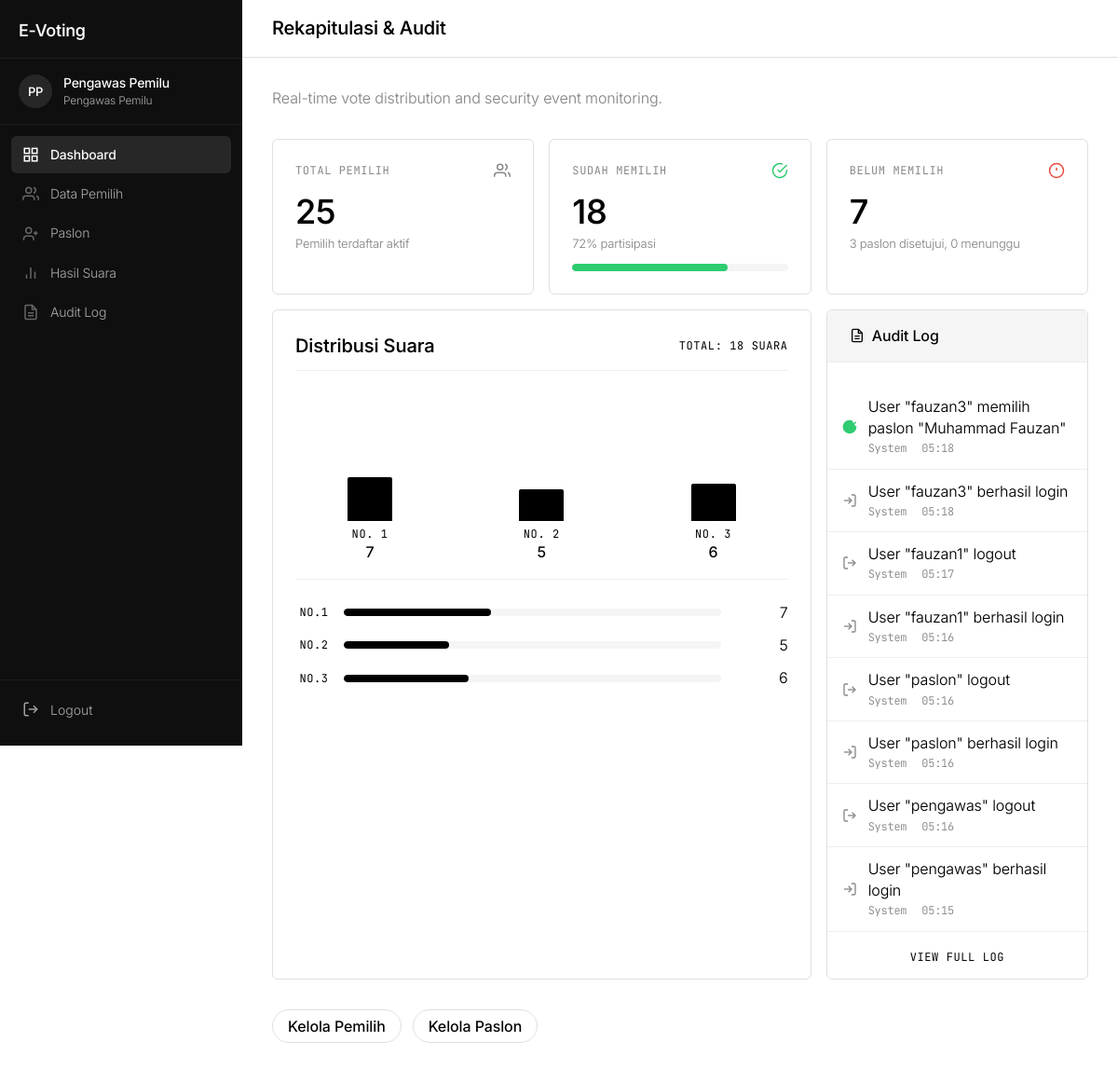
The app's page /dashboard/ (signed in) with its own data.
### apps/authentication/models.py (models this page shows)
class User(AbstractUser):
    class Role(models.TextChoices):
        PEMILIH = "pemilih", "Pemilih"
        PASLON = "paslon", "Paslon"
        PENGAWAS = "pengawas", "Pengawas Pemilu"
    role = models.CharField(
        max_length=10,
        choices=Role.choices,
        default=Role.PEMILIH,
    )
    class Meta:
        db_table = "auth_user"

### apps/candidates/models.py (models this page shows)
class Candidate(models.Model):
    class Status(models.TextChoices):
        PENDING = "pending", "Pending"
        APPROVED = "approved", "Approved"
        REJECTED = "rejected", "Rejected"
    user = models.OneToOneField(
        settings.AUTH_USER_MODEL,
        on_delete=models.CASCADE,
        related_name="candidate_profile",
    )
    candidate_number = models.PositiveIntegerField(unique=True, null=True, blank=True)
    name = models.CharField(max_length=150)
    photo = models.ImageField(upload_to="candidates/photos/", blank=True)
    visi = models.TextField()
    misi = models.TextField()
    status = models.CharField(
        max_length=10,
        choices=Status.choices,
        default=Status.PENDING,
    )
    verified_by = models.ForeignKey(
        settings.AUTH_USER_MODEL,
        on_delete=models.SET_NULL,
        null=True,
        blank=True,
        related_name="verified_candidates",
    )
    created_at = models.DateTimeField(auto_now_add=True)
    updated_at = models.DateTimeField(auto_now=True)
    class Meta:
        db_table = "candidates_candidate"

### apps/dashboard/models.py (models this page shows)
class AuditLog(models.Model):
    class Action(models.TextChoices):
        LOGIN = "login", "Login"
        LOGOUT = "logout", "Logout"
        VOTE = "vote", "Vote"
        CANDIDATE_REGISTER = "candidate_register", "Candidate Register"
        CANDIDATE_APPROVE = "candidate_approve", "Candidate Approve"
        CANDIDATE_REJECT = "candidate_reject", "Candidate Reject"
        VOTER_CREATE = "voter_create", "Voter Create"
        VOTER_UPDATE = "voter_update", "Voter Update"
        VOTER_DELETE = "voter_delete", "Voter Delete"
    user = models.ForeignKey(
        settings.AUTH_USER_MODEL,
        on_delete=models.SET_NULL,
        null=True,
        related_name="audit_logs",
    )
    action = models.CharField(max_length=25, choices=Action.choices)
    description = models.TextField(blank=True)
    ip_address = models.GenericIPAddressField(null=True, blank=True)
    timestamp = models.DateTimeField(auto_now_add=True)
    class Meta:
        db_table = "dashboard_audit_log"
        ordering = ["-timestamp"]

### apps/dashboard/views.py (the view)
# urls.py: path("", views.DashboardView.as_view(), name="home"),
class DashboardView(LoginRequiredMixin, TemplateView):
    template_name = "dashboard/dashboard.html"
    def get_context_data(self, **kwargs):
        context = super().get_context_data(**kwargs)
        total_votes = Vote.objects.count()
        total_candidates = Candidate.objects.filter(
            status=Candidate.Status.APPROVED,
        ).count()
        total_voters = Voter.objects.filter(status=Voter.Status.ACTIVE).count()
        voted_count = Voter.objects.filter(has_voted=True).count()
        context["total_votes"] = total_votes
        context["total_candidates"] = total_candidates
        context["pending_candidates"] = Candidate.objects.filter(
            status=Candidate.Status.PENDING,
        ).count()
        context["total_voters"] = total_voters
        context["voted_count"] = voted_count
        context["remaining_voters"] = total_voters - voted_count
        context["results"] = [
            {
                "candidate": c,
                "vote_count": c.votes.count(),
            }
            for c in Candidate.objects.filter(
                status=Candidate.Status.APPROVED,
            ).order_by("candidate_number")
        ]
        context["recent_logs"] = AuditLog.objects.all()[:8]
        return context

### apps/dashboard/templates/dashboard/dashboard.html (shortened to what this page needs)
{% extends "base.html" %}
{% block page_title %}Rekapitulasi &amp; Audit{% endblock %}
{% block nav_dashboard %}active{% endblock %}
{% block content %}
<p class="text-body-sm" style="color:#888; margin-bottom:var(--spacing-xl);">Real-time vote distribution and security event monitoring.</p>
<div class="bento-grid">
    <div class="bento-card">
        <div class="bento-card__top">
            <span class="text-caption">Total Pemilih</span>
            <svg width="18" height="18" viewBox="0 0 24 24" fill="none" stroke="currentColor" stroke-width="2"><path d="M17 21v-2a4 4 0 0 0-4-4H5a4 4 0 0 0-4 4v2"/><circle cx="9" cy="7" r="4"/><path d="M23 21v-2a4 4 0 0 0-3-3.87"/><path d="M16 3.13a4 4 0 0 1 0 7.75"/></svg>
        </div>
        <div class="bento-card__value">{{ total_voters }}</div>
        <div class="bento-card__sub">Pemilih terdaftar aktif</div>
    </div>
    <div class="bento-card">
        <div class="bento-card__top">
            <span class="text-caption">Sudah Memilih</span>
            <svg width="18" height="18" viewBox="0 0 24 24" fill="none" stroke="var(--color-success)" stroke-width="2"><path d="M22 11.08V12a10 10 0 1 1-5.93-9.14"/><path d="M22 4L12 14.01l-3-3"/></svg>
        </div>
        <div class="bento-card__value">{{ voted_count }}</div>
        <div class="bento-card__sub">
            {% if total_voters > 0 %}{% widthratio voted_count total_voters 100 as pct %}{{ pct }}% partisipasi{% endif %}
        </div>
        <div class="progress-bar" style="margin-top:var(--spacing-sm);">
            {% if total_voters > 0 %}
            <div class="progress-bar__fill" style="width:{% widthratio voted_count total_voters 100 %}%; background:var(--color-success);"></div>
            {% endif %}
        </div>
    </div>
    <div class="bento-card">
        <div class="bento-card__top">
            <span class="text-caption">Belum Memilih</span>
            <svg width="18" height="18" viewBox="0 0 24 24" fill="none" stroke="var(--color-error)" stroke-width="2"><circle cx="12" cy="12" r="10"/><line x1="12" y1="8" x2="12" y2="12"/><line x1="12" y1="16" x2="12.01" y2="16"/></svg>
        </div>
        <div class="bento-card__value">{{ remaining_voters }}</div>
        <div class="bento-card__sub">{{ total_candidates }} paslon disetujui, {{ pending_candidates }} menunggu</div>
    </div>
    <div class="bento-card bento-card--wide" style="grid-column: span 2;">
        <div class="bento-card__header-row">
            <span class="text-body-lg" style="font-weight:540;">Distribusi Suara</span>
            <span class="text-caption">Total: {{ total_votes }} suara</span>
        </div>
        {% if results %}
        <div class="bar-chart">
            {% for item in results %}
            <div class="bar-chart__item">
                <div class="bar-chart__bar-wrapper">
                    {% if total_votes > 0 %}
                    {% widthratio item.vote_count total_votes 100 as pct %}
                    <div class="bar-chart__bar" style="height:{{ pct }}%;"></div>
                    {% endif %}
                </div>
                <div class="bar-chart__label">
                    <span class="text-caption">No. {{ item.candidate.candidate_number }}</span>
                    <span class="text-body-sm" style="font-weight:480;">{{ item.vote_count }}</span>
                </div>
            </div>
            {% endfor %}
        </div>
        {% for item in results %}
        <div style="display:flex; align-items:center; gap:var(--spacing-sm); margin-bottom:var(--spacing-sm);">
            <span class="text-caption" style="width:40px; text-align:center;">No.{{ item.candidate.candidate_number }}</span>
            <div class="progress-bar" style="flex:1;">
                {% if total_votes > 0 %}
                {% widthratio item.vote_count total_votes 100 as pct2 %}
                <div class="progress-bar__fill" style="width:{{ pct2 }}%;"></div>
                {% endif %}
            </div>
            <span class="text-body-sm" style="width:60px; text-align:right;">{{ item.vote_count }}</span>
        </div>
        {% endfor %}
        {% else %}
        <div class="empty-state" style="padding:var(--spacing-xxl);">
            <p class="empty-state__text">Belum ada hasil voting.</p>
        </div>
        {% endif %}
    </div>
    <div class="bento-card bento-card--tall" style="display:flex; flex-direction:column; overflow:hidden; padding:0;">
        <div class="bento-card__header-row" style="padding:var(--spacing-md) var(--spacing-lg); border-bottom:1px solid var(--color-hairline-soft); background:var(--color-surface-soft);">
            <span class="text-body-sm" style="font-weight:480;">
                Audit Log
            </span>
        </div>
        <div style="flex:1; overflow-y:auto;">
            {% for log in recent_logs %}
            <div class="audit-entry">
                <div class="audit-entry__icon">
                    {% if log.action == "vote" %}
                        <svg width="16" height="16" viewBox="0 0 24 24" fill="var(--color-success)" stroke="var(--color-success)" stroke-width="2"><path d="M22 11.08V12a10 10 0 1 1-5.93-9.14"/><path d="M22 4L12 14.01l-3-3"/></svg>
                    {% elif log.action == "login" %}
                        <svg width="16" height="16" viewBox="0 0 24 24" fill="none" stroke="currentColor" stroke-width="2"><path d="M15 3h4a2 2 0 0 1 2 2v14a2 2 0 0 1-2 2h-4"/><polyline points="10 17 15 12 10 7"/><line x1="15" y1="12" x2="3" y2="12"/></svg>
                    {% elif log.action == "logout" %}
                        <svg width="16" height="16" viewBox="0 0 24 24" fill="none" stroke="currentColor" stroke-width="2"><path d="M9 21H5a2 2 0 0 1-2-2V5a2 2 0 0 1 2-2h4"/><polyline points="16 17 21 12 16 7"/><line x1="21" y1="12" x2="9" y2="12"/></svg>
                    {% else %}
                        <svg width="16" height="16" viewBox="0 0 24 24" fill="none" stroke="currentColor" stroke-width="2"><circle cx="12" cy="12" r="10"/><line x1="12" y1="16" x2="12" y2="12"/><line x1="12" y1="8" x2="12.01" y2="8"/></svg>
                    {% endif %}
                </div>
                <div class="audit-entry__content">
                    <div class="text-body-sm">{{ log.description|truncatechars:60 }}</div>
                    <div class="audit-entry__meta">
                        <span>{{ log.user.username|default:"System" }}</span>
                        <span>{{ log.timestamp|date:"H:i" }}</span>
                    </div>
                </div>
            </div>
            {% empty %}
            <div class="empty-state" style="padding:var(--spacing-xl);">
                <p class="empty-state__text">Belum ada aktivitas.</p>
            </div>
            {% endfor %}
        </div>
        <div style="padding:var(--spacing-sm); border-top:1px solid var(--color-hairline-soft); text-align:center;">
            <a href="{% url 'dashboard:audit_log' %}" class="text-caption" style="text-decoration:none;">VIEW FULL LOG</a>
        </div>
    </div>
</div>
<div style="display:flex; gap:var(--spacing-sm); margin-top:var(--spacing-xl); flex-wrap:wrap;">
    <a href="{% url 'voters:list' %}" class="btn btn-secondary btn-sm">Kelola Pemilih</a>
    <a href="{% url 'candidates:list' %}" class="btn btn-secondary btn-sm">Kelola Paslon</a>
</div>
{% endblock %}

### templates/base.html (shortened to what this page needs)
{% load static %}<!DOCTYPE html>
<html lang="en">
<head>
    <link rel="stylesheet" href="{% static 'css/base.css' %}">
</head>
<body class="{% if user.is_authenticated %}layout-app{% else %}layout-auth{% endif %}">
{% if user.is_authenticated %}
    <aside class="sidebar" id="sidebar">
        <div class="sidebar__header">
            <a class="sidebar__brand" href="/">E-Voting</a>
        </div>
        <div class="sidebar__user">
            <div class="sidebar__avatar">{{ user.first_name.0 }}{{ user.last_name.0 }}</div>
            <div class="sidebar__user-info">
                <span class="sidebar__user-name">{{ user.first_name }} {{ user.last_name }}</span>
                <span class="sidebar__user-role">{{ user.get_role_display }}</span>
            </div>
        </div>
        <nav class="sidebar__nav">
            {% if user.role == "pengawas" %}
            <a href="/dashboard/" class="sidebar__link {% block nav_dashboard %}{% endblock %}">
                <svg width="18" height="18" viewBox="0 0 24 24" fill="none" stroke="currentColor" stroke-width="2"><rect x="3" y="3" width="7" height="7"/><rect x="14" y="3" width="7" height="7"/><rect x="3" y="14" width="7" height="7"/><rect x="14" y="14" width="7" height="7"/></svg>
                Dashboard
            </a>
            <a href="/voters/" class="sidebar__link {% block nav_voters %}{% endblock %}">
                <svg width="18" height="18" viewBox="0 0 24 24" fill="none" stroke="currentColor" stroke-width="2"><path d="M17 21v-2a4 4 0 0 0-4-4H5a4 4 0 0 0-4 4v2"/><circle cx="9" cy="7" r="4"/><path d="M23 21v-2a4 4 0 0 0-3-3.87"/><path d="M16 3.13a4 4 0 0 1 0 7.75"/></svg>
                Data Pemilih
            </a>
            {% endif %}
            <a href="/candidates/" class="sidebar__link {% block nav_candidates %}{% endblock %}">
                <svg width="18" height="18" viewBox="0 0 24 24" fill="none" stroke="currentColor" stroke-width="2"><path d="M16 21v-2a4 4 0 0 0-4-4H6a4 4 0 0 0-4 4v2"/><circle cx="9" cy="7" r="4"/><line x1="19" y1="8" x2="19" y2="14"/><line x1="22" y1="11" x2="16" y2="11"/></svg>
                Paslon
            </a>
            <a href="/voting/results/" class="sidebar__link {% block nav_results %}{% endblock %}">
                <svg width="18" height="18" viewBox="0 0 24 24" fill="none" stroke="currentColor" stroke-width="2"><path d="M18 20V10"/><path d="M12 20V4"/><path d="M6 20v-6"/></svg>
                Hasil Suara
            </a>
            {% if user.role == "pengawas" %}
            <a href="/dashboard/audit-log/" class="sidebar__link {% block nav_audit %}{% endblock %}">
                <svg width="18" height="18" viewBox="0 0 24 24" fill="none" stroke="currentColor" stroke-width="2"><path d="M14 2H6a2 2 0 0 0-2 2v16a2 2 0 0 0 2 2h12a2 2 0 0 0 2-2V8z"/><polyline points="14 2 14 8 20 8"/><line x1="16" y1="13" x2="8" y2="13"/><line x1="16" y1="17" x2="8" y2="17"/></svg>
                Audit Log
            </a>
            {% endif %}
        </nav>
        <div class="sidebar__footer">
            <form method="post" action="{% url 'authentication:logout' %}">
                <button type="submit" class="sidebar__logout">
                    <svg width="18" height="18" viewBox="0 0 24 24" fill="none" stroke="currentColor" stroke-width="2"><path d="M9 21H5a2 2 0 0 1-2-2V5a2 2 0 0 1 2-2h4"/><polyline points="16 17 21 12 16 7"/><line x1="21" y1="12" x2="9" y2="12"/></svg>
                    Logout
                </button>
            </form>
        </div>
    </aside>
    <main class="main-content">
        <header class="main-header">
            <h1 class="main-header__title">{% block page_title %}{% endblock %}</h1>
        </header>
        <div class="main-body">
            {% block content %}{% endblock %}
        </div>
    </main>
{% endif %}
</body>
</html>

### records on screen
Candidate: {{ pct }} 39 (drawn), candidate.candidate_number "1", vote_count "7", {{ pct2 }} 39 (drawn)
Candidate: {{ pct }} 28 (drawn), candidate.candidate_number "2", vote_count "5", {{ pct2 }} 28 (drawn)
Candidate: {{ pct }} 33 (drawn), candidate.candidate_number "3", vote_count "6", {{ pct2 }} 33 (drawn)
AuditLog: action "vote" (drawn), description "User \"fauzan3\" memilih paslon \"Muhammad Fauzan\"", user.username "System", timestamp "05:18"
AuditLog: action "login" (drawn), description "User \"fauzan3\" berhasil login", user.username "System", timestamp "05:18"
AuditLog: action "logout" (drawn), description "User \"fauzan1\" logout", user.username "System", timestamp "05:17"
AuditLog: action "login" (drawn), description "User \"fauzan1\" berhasil login", user.username "System", timestamp "05:16"
AuditLog: action "logout" (drawn), description "User \"paslon\" logout", user.username "System", timestamp "05:16"
AuditLog: action "login" (drawn), description "User \"paslon\" berhasil login", user.username "System", timestamp "05:16"
AuditLog: action "logout" (drawn), description "User \"pengawas\" logout", user.username "System", timestamp "05:16"
AuditLog: action "login" (drawn), description "User \"pengawas\" berhasil login", user.username "System", timestamp "05:15"

### other values on screen
{{ user.first_name.0 }} "P"
{{ user.last_name.0 }} "P"
{{ user.first_name }} "Pengawas"
{{ user.last_name }} "Pemilu"
{{ user.get_role_display }} "Pengawas Pemilu"
{{ total_voters }} "25"
{{ voted_count }} "18"
{{ pct }} "72"
{{ remaining_voters }} "7"
{{ total_candidates }} "3"
{{ pending_candidates }} "0"
{{ total_votes }} "18"
